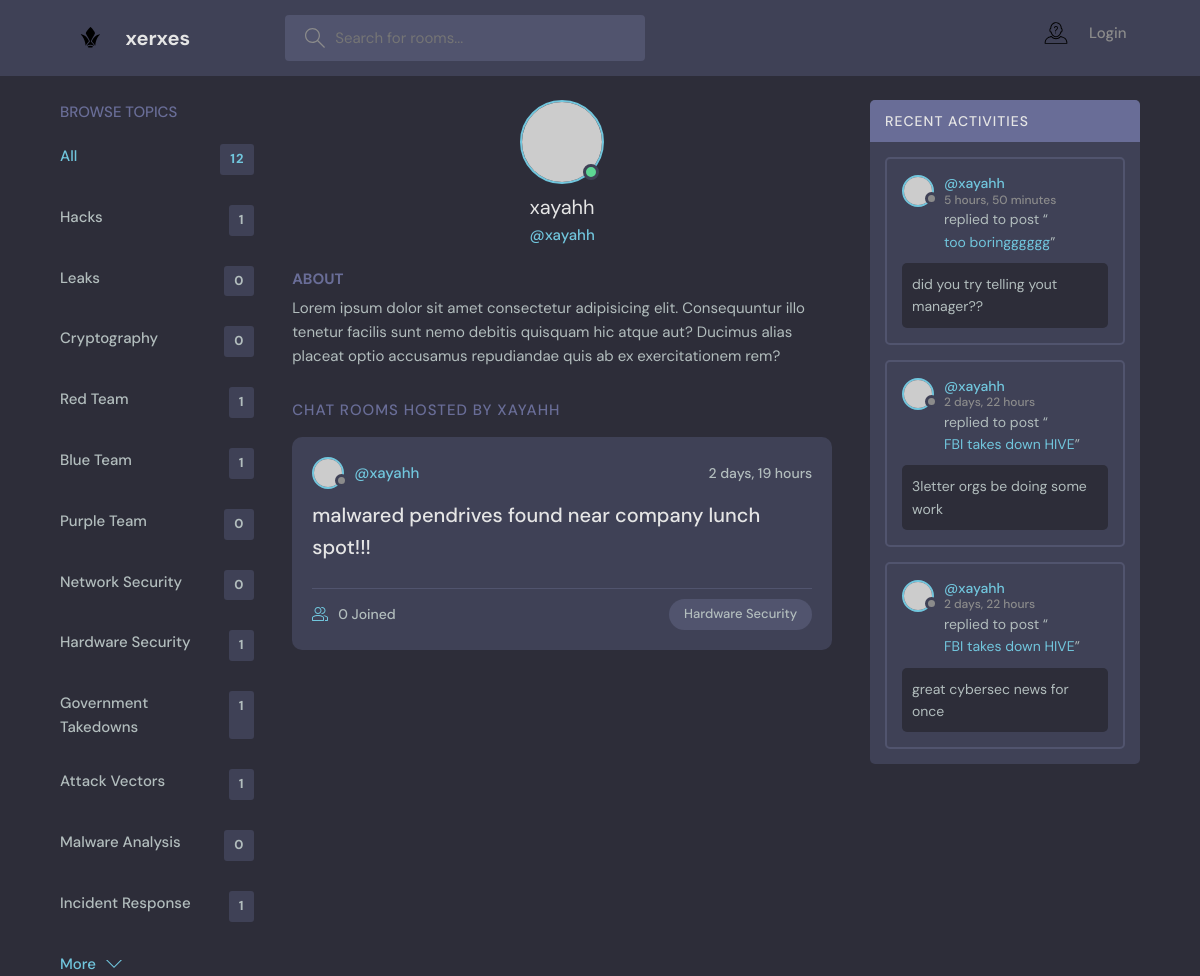
/profile/3/, run on an earlier commit of the app's database.
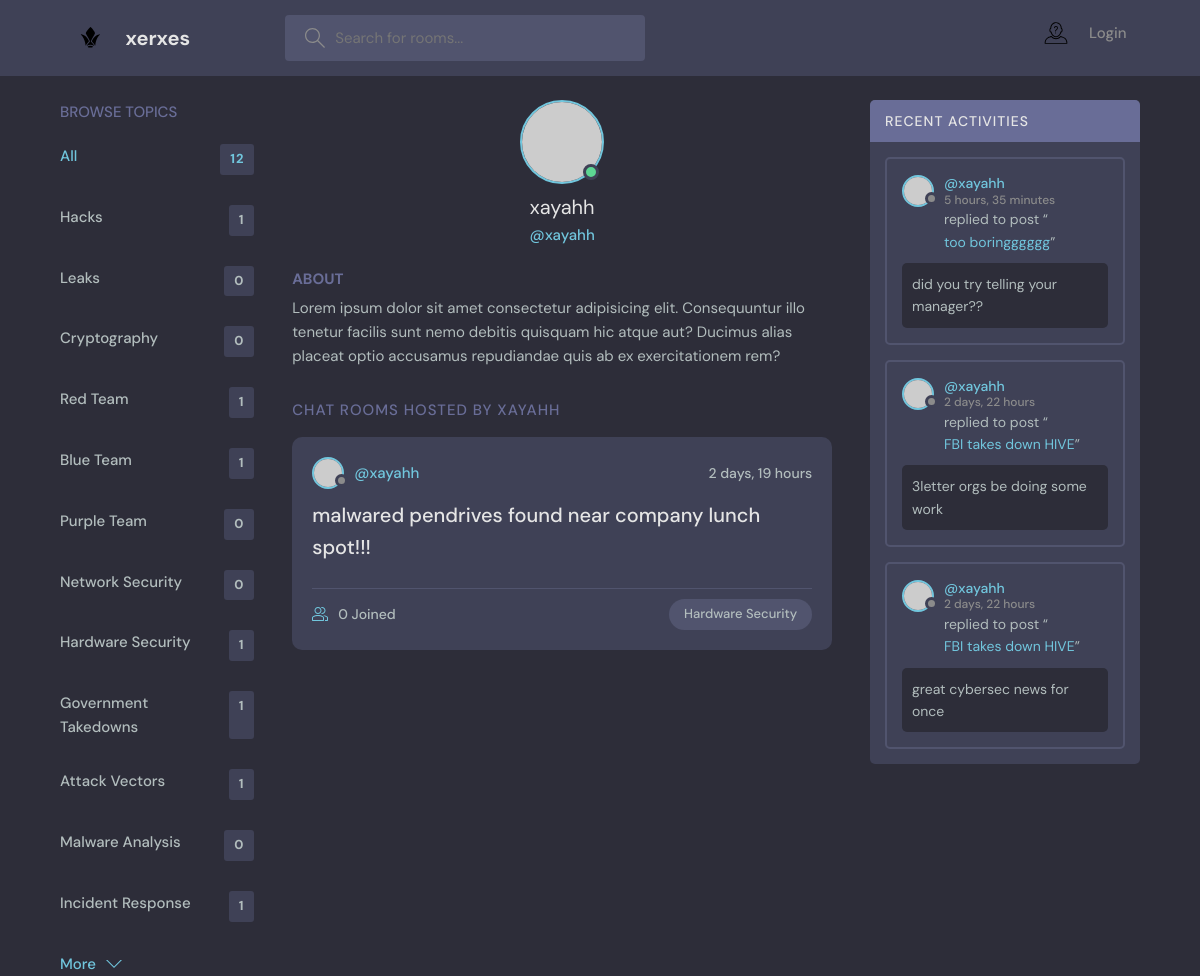
And on a later commit of the database.
### base/models.py (models this page shows, shortened)
class Topic(models.Model):
    name = models.CharField(max_length=200)

class Room(models.Model):
    host = models.ForeignKey(User, on_delete=models.SET_NULL, null=True)
    topic = models.ForeignKey(Topic, on_delete=models.SET_NULL, null=True)
    name = models.CharField(max_length=200)
    description = models.TextField(null=True, blank=True)
    participants = models.ManyToManyField(User, related_name='participants', blank=True)
    updated = models.DateTimeField(auto_now=True)
    created = models.DateTimeField(auto_now_add=True)
    class Meta:
        ordering = ['-updated', '-created']
    def __str__(self):
        return self.name

class Message(models.Model):
    user = models.ForeignKey(User, on_delete=models.CASCADE)
    room = models.ForeignKey(Room,on_delete=models.CASCADE)
    body = models.TextField()
    updated = models.DateTimeField(auto_now=True)
    created = models.DateTimeField(auto_now_add=True)
    class Meta:
        ordering = ['-updated', '-created']
    def __str__(self):
        return self.body[0:50]

### base/views.py (the view)
# urls.py: path('profile/<str:pk>/', views.userProfile, name="user-profile"),
def userProfile(request, pk):
    user = User.objects.get(id=pk)
    room_messages = user.message_set.all()
    topics = Topic.objects.all()
    rooms = user.room_set.all()
    context = {'user': user, 'rooms': rooms, 'room_messages': room_messages, 'topics': topics}
    return render(request, 'base/profile.html', context)

### base/templates/base/profile.html (shortened to what this page needs)
{% extends 'main.html' %}
{% block content %}
  <main class="profile-page layout layout--3">
    <div class="container">
      {% include 'base/topics_component.html' %}
      <div class="roomList">
        <div class="profile">
          <div class="profile__avatar">
            <div class="avatar avatar--large active">
              <img src="https://randomuser.me/api/portraits/men/11.jpg" />
            </div>
          </div>
          <div class="profile__info">
            <h3>{{user.username}}</h3>
            <p>@{{user.username}}</p>
          </div>
          <div class="profile__about">
            <h3>About</h3>
            <p>
              Lorem ipsum dolor sit amet consectetur adipisicing elit. Consequuntur illo tenetur
              facilis sunt nemo debitis quisquam hic atque aut? Ducimus alias placeat optio
              accusamus repudiandae quis ab ex exercitationem rem?
            </p>
          </div>
        </div>
        <div class="roomList__header">
          <div>
            <h2>Chat Rooms Hosted by {{user.username}}</a>
            </h2>
          </div>
        </div>
        {% include 'base/feed_component.html' %}
      </div>
      {% include 'base/activity_component.html' %}
    </div>
  </main>
  {% endblock content %}

### templates/main.html (shortened to what this page needs)
<!DOCTYPE html>
{% load static %}
<html lang="en">
  <head>
    <link rel="stylesheet" href="{% static 'styles/style.css' %}" />
  </head>
  <body>
    {% include 'navbar.html' %}
    {% block content %}
    {% endblock %}
  </body>
</html>

### templates/navbar.html (shortened to what this page needs)
{% load static %}
<header class="header header--loggedIn">
    <div class="container">
      <a href="{% url 'home' %}" class="header__logo">
        <img src="{% static 'images/logo.svg' %}" />
        <h1>xerxes</h1>
      </a>
      <form class="header__search" method="GET" action="{% url 'home' %}">
        <label>
          <input name="q" placeholder="Search for rooms..." />
        </label>
      </form>
      <nav class="header__menu">
        {% if request.user.is_authenticated %}
        <div class="header__user">
          <a href="{% url 'user-profile' user.id %}">
            <div class="avatar avatar--medium active">
              <img src="https://randomuser.me/api/portraits/men/37.jpg" />
            </div>
            <p>{{request.user.username}}<span>@{{request.user.username}}</span></p>
          </a>
          <button class="dropdown-button">
            <svg version="1.1" xmlns="http://www.w3.org/2000/svg" width="32" height="32" viewBox="0 0 32 32">
              <title>chevron-down</title>
              <path d="M16 21l-13-13h-3l16 16 16-16h-3l-13 13z"></path>
            </svg>
          </button>
        </div>
        {% else %}
        <a href="{% url 'login' %}">
          <img src="{% static 'images/avatar.svg' %}"/>
          <p>Login</p>
        </a>
        {% endif %}
      </nav>
    </div>
  </header>

### base/templates/base/topics_component.html
<div class="topics">
    <div class="topics__header">
      <h2>Browse Topics</h2>
    </div>
    <ul class="topics__list">
      <li>
        <a href="{% url 'home' %}" class="active">All <span>{{topics.count}}</span></a>
      </li>
      {% for topic in topics %}
      <li>
        <a href="{% url 'home' %}?q={{topic.name}}">{{topic.name}}<span>{{topic.room_set.all.count}}</span></a>
      </li>
      {% endfor %}
    </ul>
    <a class="btn btn--link" href="{% url 'topics' %}">
      More
      <svg version="1.1" xmlns="http://www.w3.org/2000/svg" width="32" height="32" viewBox="0 0 32 32">
        <title>chevron-down</title>
        <path d="M16 21l-13-13h-3l16 16 16-16h-3l-13 13z"></path>
      </svg>
    </a>
  </div>

### base/templates/base/feed_component.html (shortened to what this page needs)
{% for room in rooms %}
<div class="roomListRoom">
    <div class="roomListRoom__header">
      <a href="{% url 'user-profile' room.host.id %}" class="roomListRoom__author">
        <div class="avatar avatar--small">
          <img src="https://randomuser.me/api/portraits/women/11.jpg" />
        </div>
        <span>@{{room.host.username}}</span>
      </a>
      <div class="roomListRoom__actions">
        <span>{{room.created|timesince}}</span>
      </div>
    </div>
    <div class="roomListRoom__content">
      <a href="{% url 'room' room.id %}">{{room.name}}</a>
    </div>
    <div class="roomListRoom__meta">
      <a href="{% url 'room' room.id %}" class="roomListRoom__joined">
        {{room.participants.all.count}} Joined
      </a>
      <p class="roomListRoom__topic">{{room.topic.name}}</p>
    </div>
  </div>
{% endfor %}

### base/templates/base/activity_component.html (shortened to what this page needs)
<div class="activities">
    <div class="activities__header">
      <h2>Recent Activities</h2>
    </div>
    {% for message in room_messages %}
    <div class="activities__box">
      <div class="activities__boxHeader roomListRoom__header">
        <a href="{% url 'user-profile' message.user.id %}" class="roomListRoom__author">
          <div class="avatar avatar--small">
            <img src="https://randomuser.me/api/portraits/women/11.jpg" />
          </div>
          <p>
            @{{message.user}}
            <span>{{message.created|timesince}}</span>
          </p>
        </a>
      </div>
      <div class="activities__boxContent">
        <p>replied to post “<a href="{% url 'room' message.room.id %}">{{message.room}}</a>”</p>
        <div class="activities__boxRoomContent">
          {{message.body}}
        </div>
      </div>
    </div>
    {% endfor %}
  </div>

What changed in the data, as far as the page shows it:
removed Message: user "xayahh", created "5 hours, 50 minutes", room "too boringggggg", body "did you try telling yout manager??"
added Message: user "xayahh", created "5 hours, 35 minutes", room "too boringggggg", body "did you try telling your manager??"
